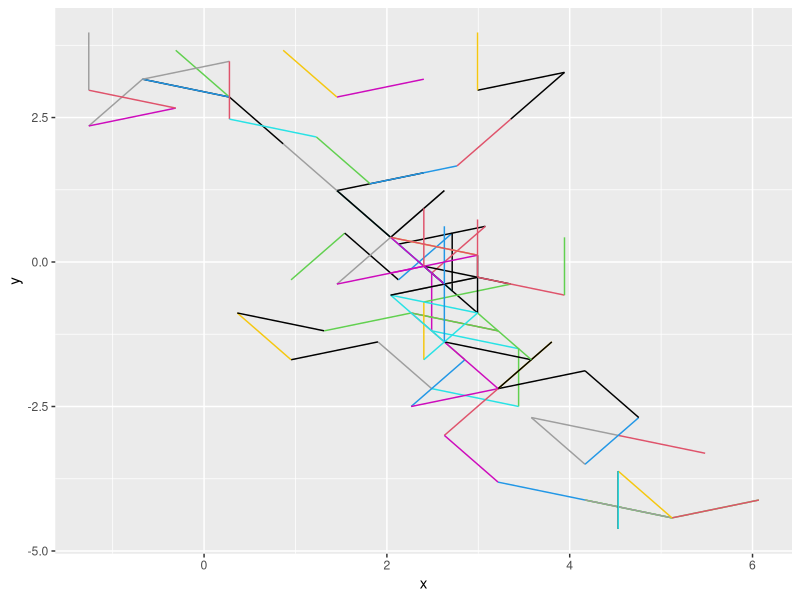

Source code (R):
number <- "31415926535897932384626433832795028841971693993751058209749445923078164062862089986280348253421170679"
numbervek <- as.integer(unlist(strsplit(number,"")))
length(numbervek)

x <- cos(5/2*pi - numbervek/5*pi)
y <- sin(5/2*pi - numbervek/5*pi)

x <- cumsum(x)
y <- cumsum(y)
x <- c(0,x)
y <- c(0,y)
df <- data.frame(as.integer(c(0,numbervek)),x,y)
colnames(df) <- c("num", "x", "y")

rainbowColDark <- c("#EFB605","#EB8612","#DD0030","#B3005A","#80348F","#3365AA","#07A071","#7EB852")

factor(df$num)
library(ggplot2)
ggplot(df, aes(x=x,y=y,group="1"))+
  geom_path(colour=factor(df$num)) 

x[-1]
